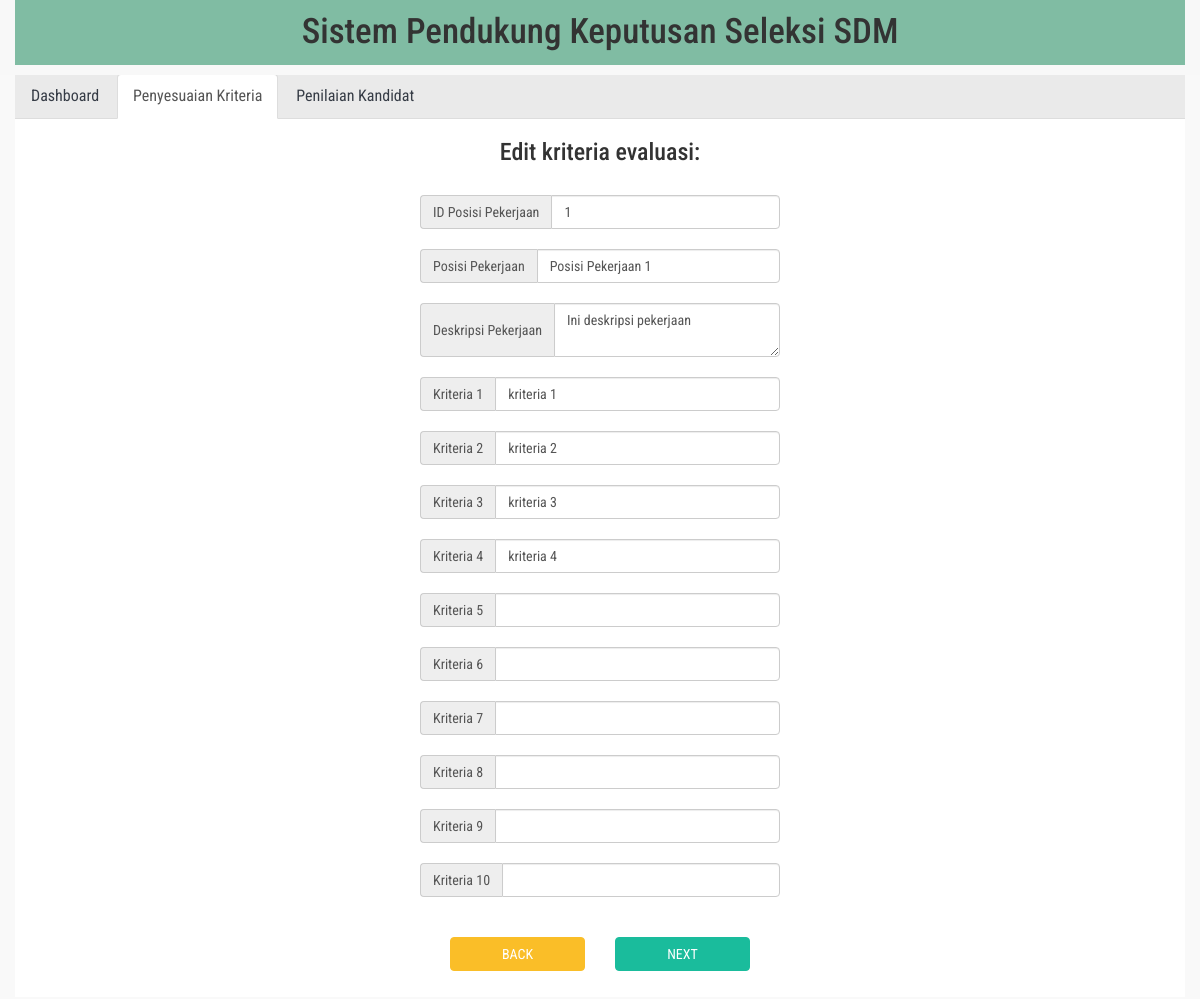
/tailor-criteria.php?posisi=1&edit=kriteria, run on the app's committed database.
### tables this page shows
CREATE TABLE IF NOT EXISTS `posisi_pekerjaan` (
  `id_jabatan` int(11) NOT NULL,
  `nama_jabatan` varchar(20) NOT NULL,
  `keterangan_jabatan` varchar(50) NOT NULL,
  `nama_kriteria1` varchar(20) DEFAULT NULL,
  `bobot_kriteria1` float NOT NULL DEFAULT '0',
  `nama_kriteria2` varchar(20) DEFAULT NULL,
  `bobot_kriteria2` float NOT NULL DEFAULT '0',
  `nama_kriteria3` varchar(20) DEFAULT NULL,
  `bobot_kriteria3` float NOT NULL DEFAULT '0',
  `nama_kriteria4` varchar(20) DEFAULT NULL,
  `bobot_kriteria4` float NOT NULL DEFAULT '0',
  `nama_kriteria5` varchar(20) DEFAULT NULL,
  `bobot_kriteria5` float NOT NULL DEFAULT '0',
  `nama_kriteria6` varchar(20) DEFAULT NULL,
  `bobot_kriteria6` float NOT NULL DEFAULT '0',
  `nama_kriteria7` varchar(20) DEFAULT NULL,
  `bobot_kriteria7` float NOT NULL DEFAULT '0',
  `nama_kriteria8` varchar(20) DEFAULT NULL,
  `bobot_kriteria8` float NOT NULL DEFAULT '0',
  `nama_kriteria9` varchar(20) DEFAULT NULL,
  `bobot_kriteria9` float NOT NULL DEFAULT '0',
  `nama_kriteria10` varchar(20) DEFAULT NULL,
  `bobot_kriteria10` float NOT NULL DEFAULT '0',
  PRIMARY KEY (`id_jabatan`)
);

### tailor-criteria.php (the view, shortened to what this page needs)
<!DOCTYPE html>
<?php
  require_once('connect.php');
?>
<html>
<head>
  <link rel="stylesheet" type="text/css" href="css/style.css">
  <link rel="stylesheet" type="text/css" href="css/flat-blue.css">
  <link rel="stylesheet" type="text/css" href="css/font-awesome.min.css">
  <link rel="stylesheet" type="text/css" href="bootstrap/css/bootstrap.css">
  <link rel="stylesheet" type="text/css" href="bootstrap/css/bootstrap.min.css">
</head>
<body class="flat-blue">
	<div class="app-container">
		<div class="content-container row">
			<nav class="navbar-fixed-top navbar-default">
	        <div class="container-fluid">
	            <h1 class="apptitle">Sistem Pendukung Keputusan Seleksi SDM</h1>
	        </div>
	    </nav>
	  </div>
    <div class="container-fluid">
        <div class="contentwrapper">
            <ul class="nav nav-tabs">
                <li role="presentation" class="tab"><a href="index.php">Dashboard</a></li>
                <li role="presentation" class="active tab"><a href="tailoring.php">Penyesuaian Kriteria</a></li>
                <li role="presentation" class="tab"><a href="assessment.php">Penilaian Kandidat</a></li>
            </ul>
            <div>
                <h3 style="text-align: center"> Edit kriteria evaluasi:</h3>
                <br>
                <div class="col-md-4"></div>
                <div class="col-md-4">
                  <?php
                    if((isset($_GET['edit'])) && (isset($_GET['posisi'])) && ($_GET['edit'] == "kriteria")) {
                      $id = $_GET['posisi'];
                      if(isset($id)){
                        $query = mysqli_query($connection, "SELECT * FROM posisi_pekerjaan WHERE id_jabatan = '$id'");
                        $rslt = mysqli_fetch_assoc($query);
                      }
                    }
                  ?>
                  <form class="form" role="form" action= "tailor-criteria.php" method="POST">
                    <div class="input-group">
                      <span class="input-group-addon">ID Posisi Pekerjaan</span>
                      <input type="type" class="form-control" id="id_pekerjaan" name="id_pekerjaan" value = <?php echo $id; ?>>
                    </div>
                    <br>
                    <div class="input-group">
                      <span class="input-group-addon">Posisi Pekerjaan</span>
                      <input type="text" class="form-control" id="nama_pekerjaan" name="nama_pekerjaan" value = "<?php echo $rslt['nama_jabatan']; ?>">
                    </div>
                    <br>
                    <div class="input-group">
                      <span class="input-group-addon">Deskripsi Pekerjaan</span>
                      <textarea type="text" class="form-control" id="keterangan_pekerjaan" name="keterangan_pekerjaan"><?php echo $rslt['keterangan_jabatan']; ?></textarea>
                    </div>
                    <br>
                    <div class="input-group">
                      <span class="input-group-addon">Kriteria 1</span>
                      <input type="text" class="form-control" id="kriteria1" name="kriteria1" value = "<?php echo $rslt['nama_kriteria1']; ?>">
                    </div>
                    <br>
                    <div class="input-group">
                      <span class="input-group-addon">Kriteria 2</span>
                      <input type="text" class="form-control" id="kriteria2" name="kriteria2" value = "<?php echo $rslt['nama_kriteria2']; ?>">
                    </div>
                    <br>
                    <div class="input-group">
                      <span class="input-group-addon">Kriteria 3</span>
                      <input type="text" class="form-control" id="kriteria3" name="kriteria3" value = "<?php echo $rslt['nama_kriteria3']; ?>">
                    </div>
                    <br>
                    <div class="input-group">
                      <span class="input-group-addon">Kriteria 4</span>
                      <input type="text" class="form-control" id="kriteria4" name="kriteria4" value = "<?php echo $rslt['nama_kriteria4']; ?>">
                    </div>
                    <br>
                    <div class="input-group">
                      <span class="input-group-addon">Kriteria 5</span>
                      <input type="text" class="form-control" id="kriteria5" name="kriteria5" value = "<?php echo $rslt['nama_kriteria5']; ?>">
                    </div>
                    <br>
                    <div class="input-group">
                      <span class="input-group-addon">Kriteria 6</span>
                      <input type="text" class="form-control" id="kriteria6" name="kriteria6" value = "<?php echo $rslt['nama_kriteria6']; ?>">
                    </div>
                    <br>
                    <div class="input-group">
                      <span class="input-group-addon">Kriteria 7</span>
                      <input type="text" class="form-control" id="kriteria7" name="kriteria7" value = "<?php echo $rslt['nama_kriteria7']; ?>">
                    </div>
                    <br>
                    <div class="input-group">
                      <span class="input-group-addon">Kriteria 8</span>
                      <input type="text" class="form-control" id="kriteria8" name="kriteria8" value = "<?php echo $rslt['nama_kriteria8']; ?>">
                    </div>
                    <br>
                    <div class="input-group">
                      <span class="input-group-addon">Kriteria 9</span>
                      <input type="text" class="form-control" id="kriteria9" name="kriteria9" value = "<?php echo $rslt['nama_kriteria9']; ?>">
                    </div>
                    <br>
                    <div class="input-group">
                      <span class="input-group-addon">Kriteria 10</span>
                      <input type="text" class="form-control" id="kriteria10" name="kriteria10" value = "<?php echo $rslt['nama_kriteria10']; ?>">
                    </div>
                    <br><br>
                    <div class="col-md-12">
                      <div class="col-md-6">
                        <a class="btn btn-warning btn-block" href="tailoring.php">BACK</a>
                      </div>
                      <div class="col-md-6">
                        <button type="submit" name="action" value="edit" class="btn btn-success btn-block">NEXT</button>
                      </div>
                    </div>
                    <br><br><br>
                  </form>
                </div>
                <div class="col-md-4"></div>
            </div>
        </div>
    </div>
</div>
</body>
</html>

### css/style.css (style rules this page uses)
html { height: 100%; }
body { padding-top: 0px; height: 100%; position: relative; font-size: 18px; font-family: "Roboto Condensed",sans-serif; }
* { outline: none; }
.apptitle { font-color:#655643; background-color:#80BCA3; font-size: 35px; text-align: center; margin-top: 0px; padding-top: 13px; padding-bottom: 13px; font-family: "Roboto Condensed",sans-serif; }
.app-container { position: relative; padding-bottom: 30px; }
.contentwrapper { min-height: 480px; margin-top: 5px; background-color:#FFFFFF; font-family: 'Roboto Condensed'; overflow: auto; }
.nav { margin-top: 69px; }
.tab { font-size: 16px; }

### css/flat-blue.css (style rules this page uses)
.flat-blue { background-color: #F9F9F9; }
.flat-blue a { color: #363c46; }
.flat-blue .btn.btn-success { background-color: #1ABC9C; color: #FFF; border-color: #1ABC9C; }
.flat-blue .btn.btn-warning { background-color: #FABE28; color: #FFF; border-color: #FABE28; }
.flat-blue .nav-tabs { background-color: #EAEAEA; }

### data on the page
posisi_pekerjaan: nama_pekerjaan "Posisi Pekerjaan 1", keterangan_pekerjaan "Ini deskripsi pekerjaan", kriteria1 "kriteria 1", kriteria2 "kriteria 2", kriteria3 "kriteria 3", kriteria4 "kriteria 4"
